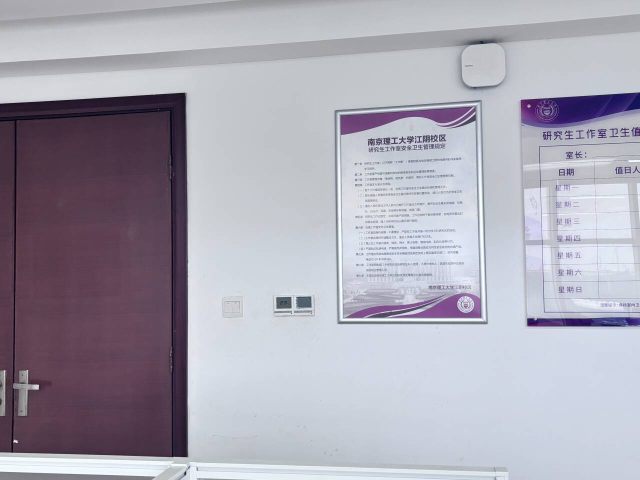
#> input picture 计算机视觉实践-练习1/data/1.jpg, 1280 x 960 px (shown at 1/2 size)
$ jupyter execute '实验方法一实现代码.ipynb'
#> lines starting #> are read from the running program, lines starting #| are printed output that depends on the picture
[cell 1]
# 图像拼接
import cv2 as cv
import numpy as np
import matplotlib.pyplot as plt

[cell 2]
# 读取待拼接图像
MIN = 10
img1 = cv.imread('data/1.jpg')
#> img1 is the input picture: shape (960, 1280, 3); mean B, G, R 179, 166.9, 169.6
img2 = cv.imread('data/2.jpg')
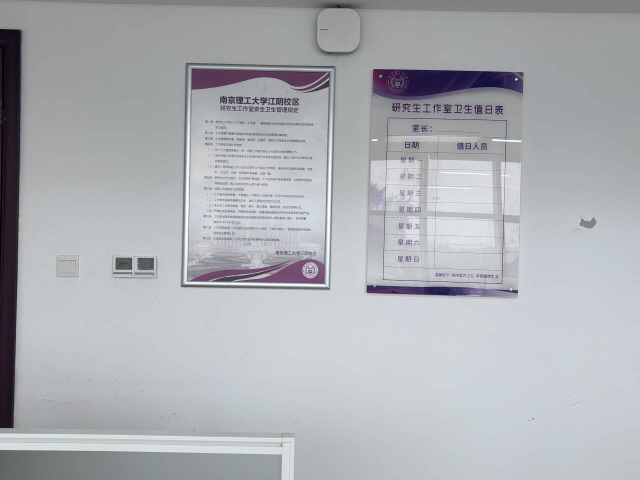
#> input picture 计算机视觉实践-练习1/data/2.jpg, 1280 x 960 px (shown at 1/2 size)
#> img2 is the input picture: shape (960, 1280, 3); mean B, G, R 180, 175.1, 173.2

    # 将 BGR 格式转换为 RGB 格式
img1_rgb = cv.cvtColor(img1, cv.COLOR_BGR2RGB)
img2_rgb = cv.cvtColor(img2, cv.COLOR_BGR2RGB)

# 显示第一张图像
plt.subplot(1, 2, 1)
plt.imshow(img1_rgb)
plt.title('Image 1')

# 显示第二张图像
plt.subplot(1, 2, 2)
plt.imshow(img2_rgb)
plt.title('Image 2')

plt.show()
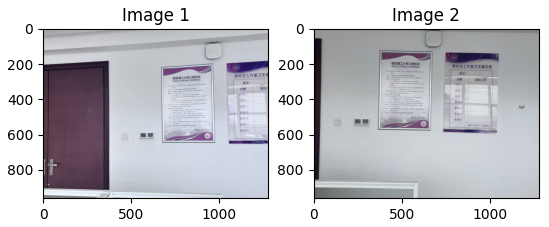
#> figure drawn by matplotlib, 2 panels

# 统一图像大小
height1 = int(img1.shape[0])
#> height1 = 960
width1 = int(img1.shape[1])
#> width1 = 1280
dim = (width1, height1)
#> dim = (1280, 960)
img2 = cv.resize(img2, dim, interpolation=cv.INTER_AREA)

[cell 3]
# 创建SIFT特征点检测
sift = cv.SIFT_create()

[cell 4]
# 检测兴趣点并计算描述子
kp1, describe1 = sift.detectAndCompute(img1, None)
#> kp1 = 1422 keypoints; strongest (x, y, size): (1063, 645, 12.8), (370, 947, 3.7), (72, 774, 7.6), (831, 273, 1.8)
kp2, describe2 = sift.detectAndCompute(img2, None)
#> kp2 = 1329 keypoints; strongest (x, y, size): (1032, 159, 3.3), (742, 578, 13.1), (592, 200, 1.9), (592, 207, 1.9)

[cell 5]
# 使用OpenCV中的FLANN匹配算法进行特征匹配，并返回最近邻和次近邻匹配的结果
# 定义 FLANN 匹配器的索引参数和搜索参数
FLANN_INDEX_KDTREE = 0
indexParams = dict(algorithm=FLANN_INDEX_KDTREE, trees=5)
searchParams = dict(checks=50)
# 创建 FLANN 匹配器对象
flann = cv.FlannBasedMatcher(indexParams,searchParams)
# 使用 FLANN 匹配算法进行特征匹配，并返回最近邻和次近邻匹配的结果
matches = flann.knnMatch(describe1, describe2, k=2)
#> matches = 1422 matches

[cell 6]
# 储存特征匹配最好的优质匹配点对
'''基于距离阈值选择优质匹配点对，如果最近邻m的距离小于距离阈值倍的次近邻n的距离，认为这个匹配点对是优质的'''
good = []
for m,n in matches:
    if m.distance < 0.3 * n.distance:
        good.append(m)
#> after the loop, good = 97 matches

[cell 7]
pic3 = cv.drawMatches(img1=img1, keypoints1=kp1, img2=img2, keypoints2=kp2, matches1to2=good, outImg=None)
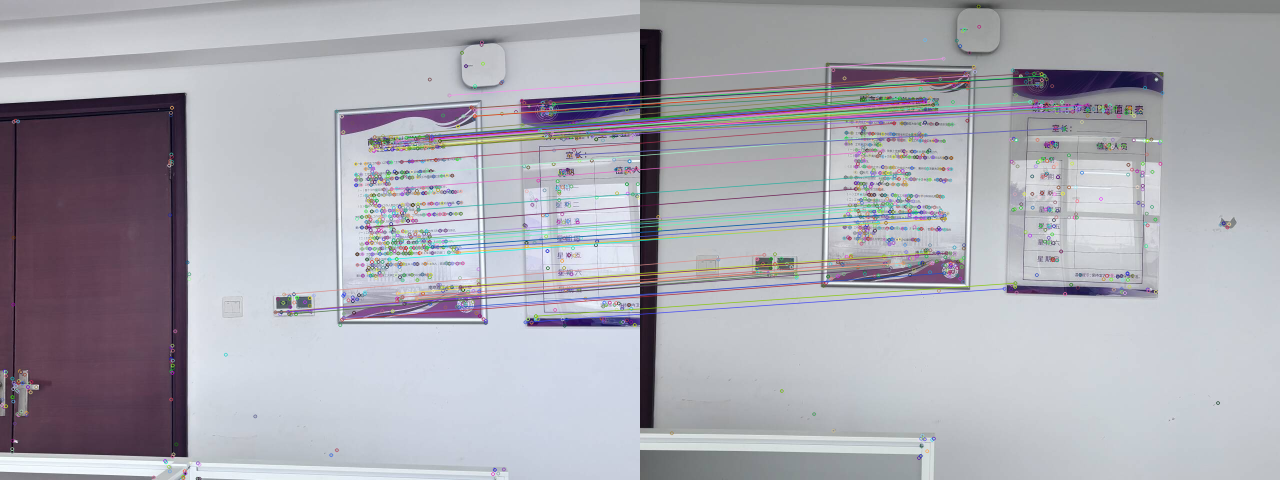
#> pic3: shape (960, 2560, 3) (shown at 1/2 size); mean B, G, R 177.2, 169.1, 169.7
plt.imshow(pic3)

[cell 8]
# RANSAC算法计算单应性矩阵
#当有足够的特征匹配对时，进行图像拼接
if len(good) > MIN:
    src_pts = np.float32([kp1[m.queryIdx].pt for m in good]).reshape(-1, 1, 2)
#> src_pts = 97 rows, first 8: [550.5, 624.1], [550.5, 624.1], [567.8, 588.5], [576.2, 623.3], [578, 627.7], [683.9, 638.8], [687, 635.4], [732.5, 454.7]
    tge_pts = np.float32([kp2[m.trainIdx].pt for m in good]).reshape(-1, 1, 2)
#> tge_pts = 97 rows, first 8: [227.8, 546.2], [227.8, 546.2], [248, 509.3], [256, 546.2], [258.1, 550.8], [371.5, 565.1], [374.8, 561.8], [430.9, 377.5]
    M, mask = cv.findHomography(src_pts, tge_pts, cv.RANSAC, 2)
#> M = [[1.25, -0.0369, -412.8], [0.126, 1.19, -202.4], [0.000175, 2.02e-05, 1]]; mask = 97 values, max 1 at index 0, min 0 at index 67, mean 0.938
    # 源图像img2图像扭曲（透视变换）
    warpimg = cv.warpPerspective(img2, np.linalg.inv(M), (img1.shape[1] + img2.shape[1], img2.shape[0]))
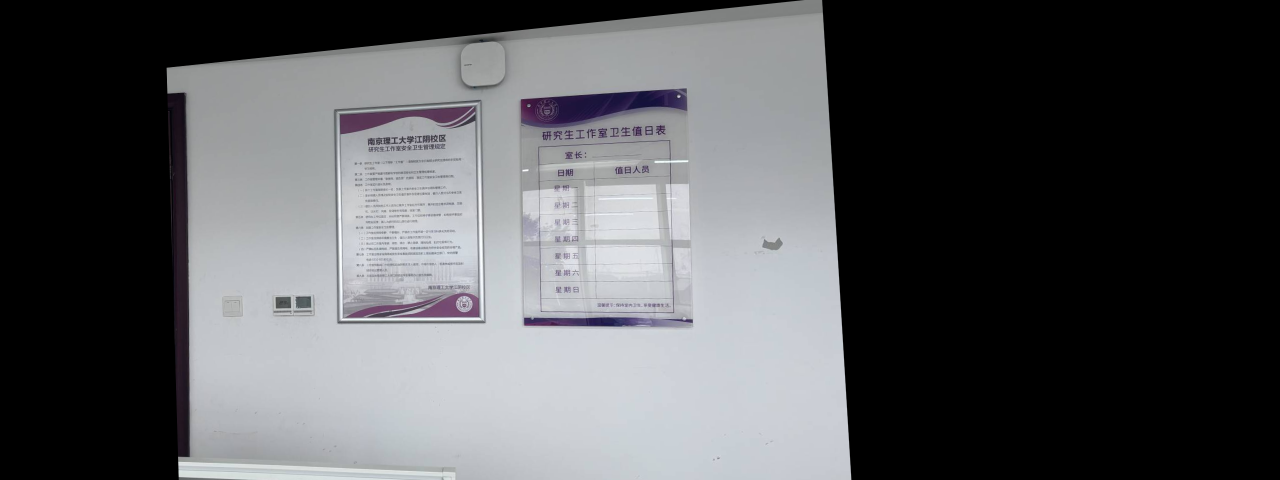
#> warpimg: shape (960, 2560, 3) (shown at 1/2 size); mean B, G, R 88.1, 85.6, 84.7
    # 拼接图像
    direct = warpimg.copy()
    direct[0:img1.shape[0], 0:img1.shape[1]] = img1
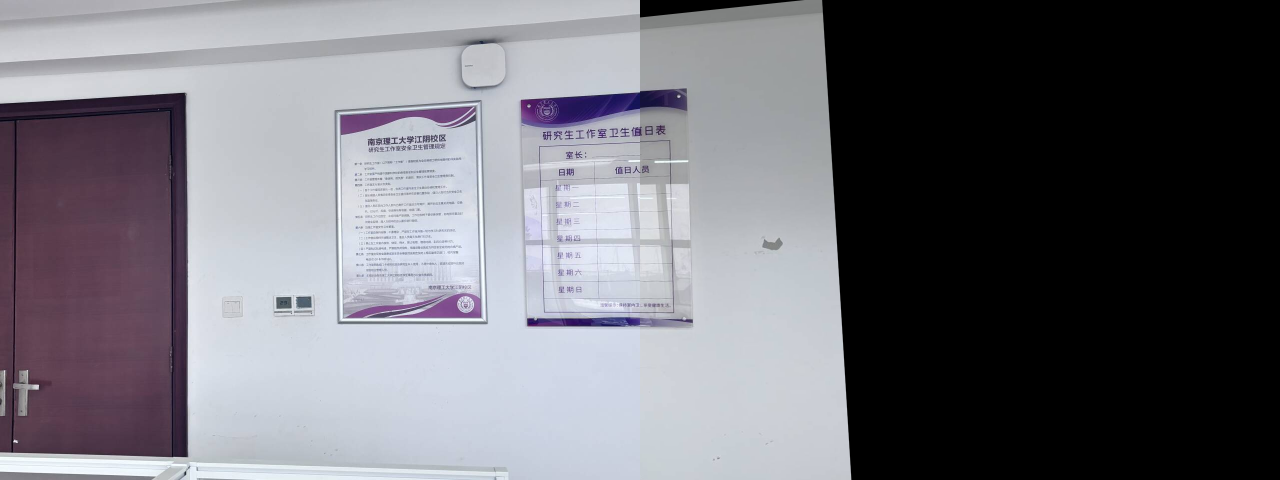
#> direct: shape (960, 2560, 3) (shown at 1/2 size); mean B, G, R 118.1, 111.3, 112.2
    rows, cols = img1.shape[:2]
#> rows = 960; cols = 1280

    left = 0
    right = cols
#> right = 1280
    # 找到img1和warpimg重叠的最左边界
    for col in range(0, cols):
        if img1[:, col].any() and warpimg[:, col].any():
            left = col
        break
    # 找到img1和warpimg重叠的最右边界
    for col in range(cols - 1, 0, -1):
        if img1[:, col].any() and warpimg[:, col].any():
            right = col
        break
    # 图像融合
    res = np.zeros([rows, cols, 3], np.uint8)

    for row in range(0, rows):
        for col in range(0, cols):
            if not img1[row, col].any():
                res[row, col] = warpimg[row, col]
            elif not warpimg[row, col].any():
                res[row, col] = img1[row, col]
            else:
                # 重叠部分加权平均
                srcimgLen = float(abs(col - left))
                testimgLen = float(abs(col - right))
                alpha = srcimgLen / (srcimgLen + testimgLen)
                res[row, col] = np.clip(img1[row, col] * (1 - alpha) + warpimg[row, col] * alpha, 0, 255)
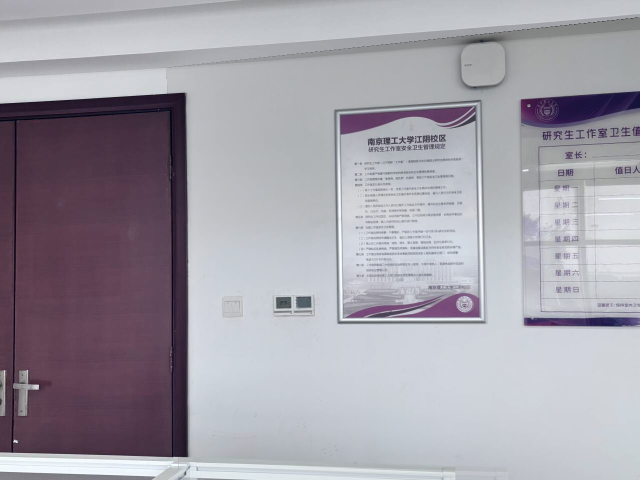
#> res: shape (960, 1280, 3) (shown at 1/2 size); mean B, G, R 167.1, 158.3, 161.8

    warpimg[0:img1.shape[0], 0:img1.shape[1]] = res
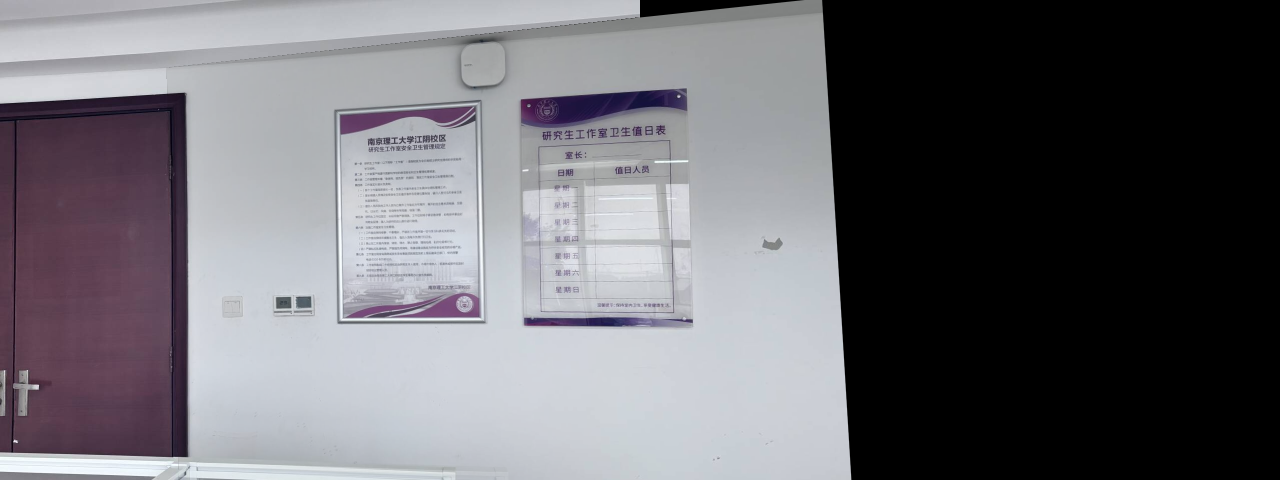
#> warpimg: shape (960, 2560, 3) (shown at 1/2 size); mean B, G, R 112.2, 107, 108.3
    #img3 = cv.cvtColor(direct, cv.COLOR_BGR2RGB)
    #plt.imshow(img3), plt.show()
    img4 = cv.cvtColor(warpimg, cv.COLOR_BGR2RGB)
    plt.imshow(img4), plt.show()
    #cv.waitKey()
    #cv.destroyAllWindows()

else:
    print("not enough matches!")
